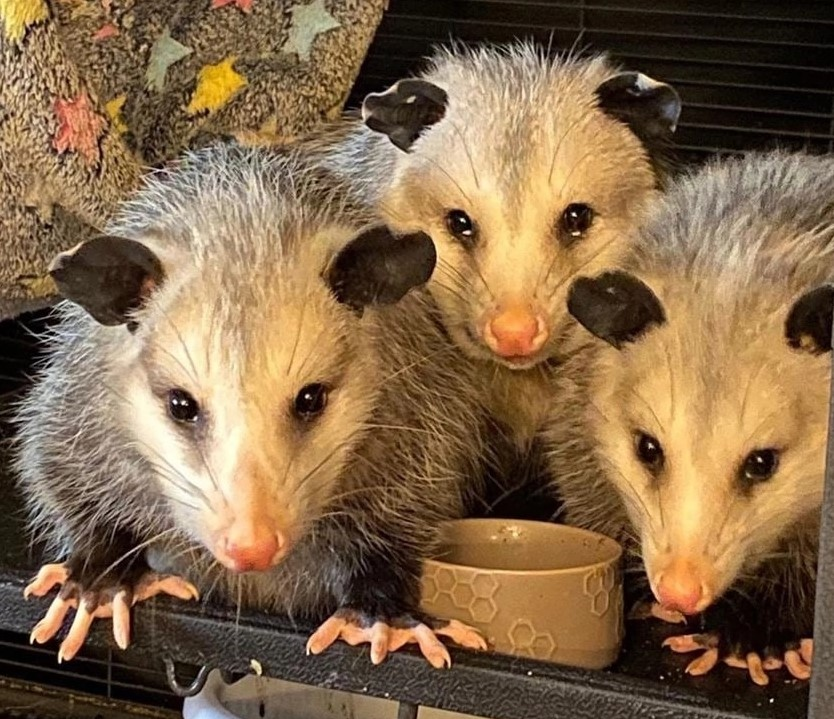
#> input picture LW3/image1.jpg, 834 x 719 px, given in place of the camera
$ python main.py
#> lines starting #> are read from the running program, lines starting #| are printed output that depends on the picture; after the words box and inside, x2 and y2 are one past the last pixel; in counts of white or black regions, pixels touching at a corner belong together
import cv2
import numpy as np

# Задание 1: Чтение изображения с камеры и конвертация в формат HSV
cap = cv2.VideoCapture(0)
while not cap.isOpened():
    pass

ret, frame = cap.read()
#> frame is the input picture: shape (719, 834, 3); mean B, G, R 74.2, 104.1, 131.3
hsv = cv2.cvtColor(frame, cv2.COLOR_BGR2HSV)
#> hsv: shape (719, 834, 3); mean H, S, V 17.3, 122.4, 131.3

# Задание 2: Фильтрация изображения и вывод результата
lower_red = np.array([0, 100, 100])
upper_red = np.array([10, 255, 255])
mask1 = cv2.inRange(hsv, lower_red, upper_red)
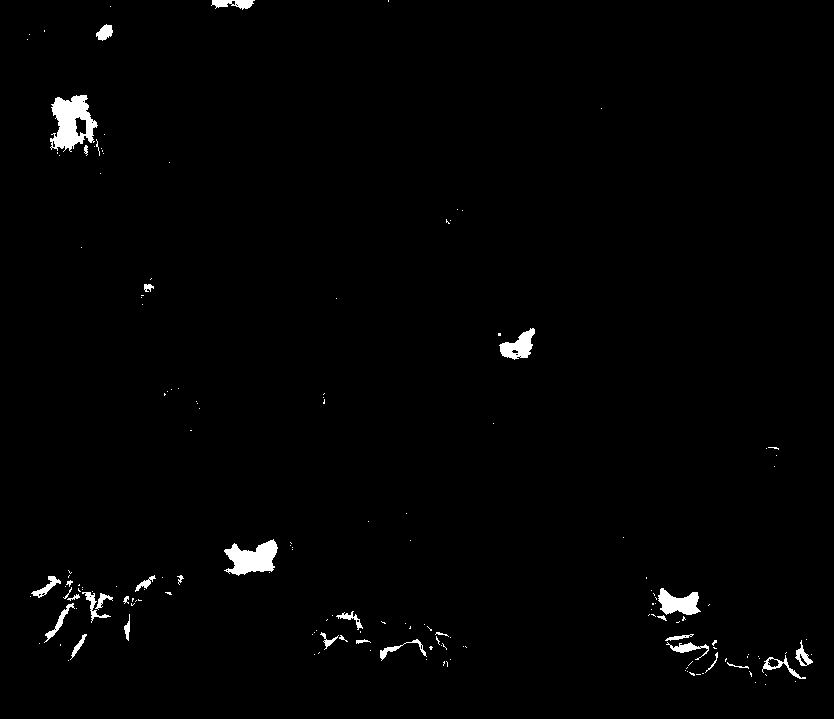
#> mask1: shape (719, 834); 1.3% white; 165 white regions (131 under 20 px), largest, box (x1, y1, x2, y2) and area: (50, 95, 98, 152) 1617, (224, 539, 278, 576) 1193, (658, 588, 701, 615) 717

lower_red = np.array([160, 100, 100])
upper_red = np.array([180, 255, 255])
mask2 = cv2.inRange(hsv, lower_red, upper_red)
#> mask2: shape (719, 834); every value is 0

# Объединение двух масок
final_mask = cv2.bitwise_or(mask1, mask2)
filtered_image = cv2.bitwise_and(frame, frame, mask=final_mask)

# Вывод фильтрованного изображения
cv2.imshow("Filtered Image", filtered_image)
cv2.waitKey(0)
cv2.destroyAllWindows()

# Задание 3: Морфологические преобразования
kernel = np.ones((5, 5), np.uint8)
opened_image = cv2.morphologyEx(final_mask, cv2.MORPH_OPEN, kernel)
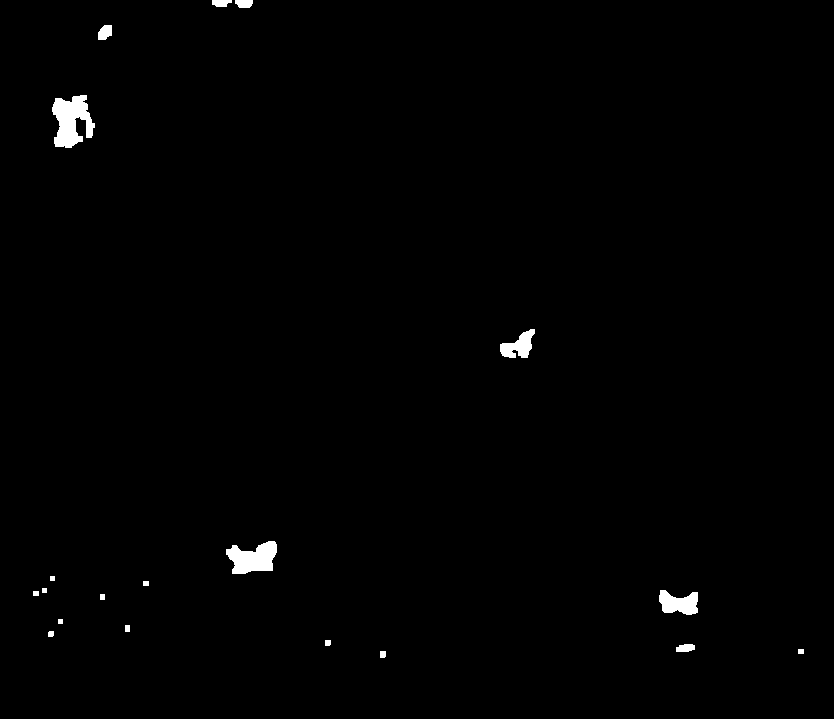
#> opened_image: shape (719, 834); 0.78% white; 19 white regions, largest, box (x1, y1, x2, y2) and area: (52, 95, 95, 148) 1447, (226, 541, 277, 574) 1128, (659, 590, 698, 615) 687
closed_image = cv2.morphologyEx(final_mask, cv2.MORPH_CLOSE, kernel)
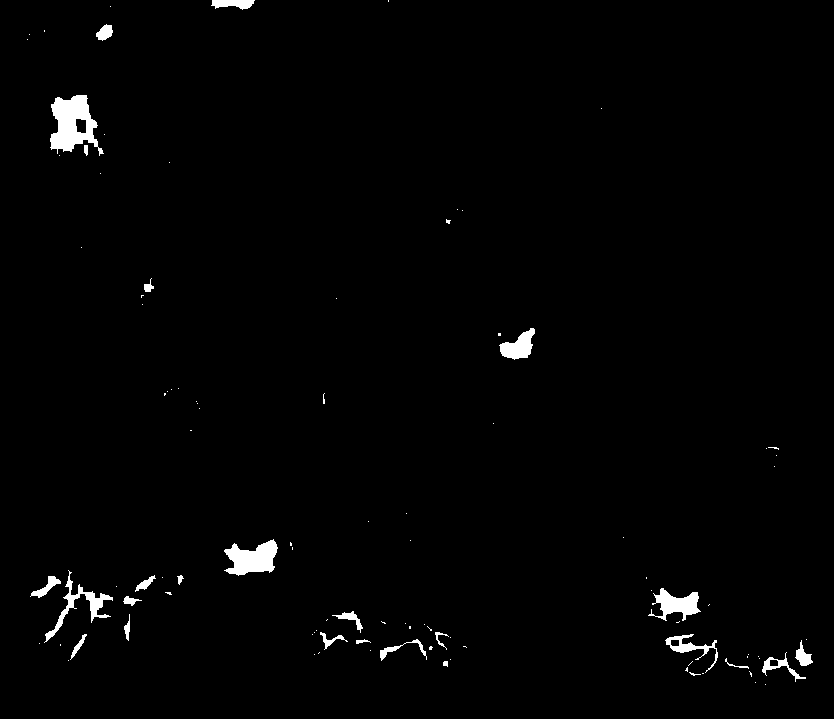
#> closed_image: shape (719, 834); 1.4% white; 101 white regions (76 under 20 px)

# Вывод результатов морфологических преобразований
cv2.imshow("Opened Image", opened_image)
cv2.imshow("Closed Image", closed_image)
cv2.waitKey(0)
cv2.destroyAllWindows()

# Задание 4: Нахождение моментов и площади объекта
contours, _ = cv2.findContours(closed_image, cv2.RETR_EXTERNAL, cv2.CHAIN_APPROX_SIMPLE)
#> contours = 101 contours, 78 with area under 20; largest, box (x1, y1, x2, y2) and area: (50, 95, 104, 156) 1826, (224, 539, 278, 576) 1142, (648, 588, 701, 621) 738, (44, 570, 113, 643) 636, (499, 328, 535, 360) 576

if contours:
    max_contour = max(contours, key=cv2.contourArea)
#> max_contour = contour of 111 points, box (x1, y1, x2, y2) (50, 95, 104, 156), area 1826
    moments = cv2.moments(max_contour)
#> moments = moments, m00 1826.5, centre m10/m00, m01/m00 = (72.38, 123.1)
    area = moments['m00']
#> area = 1826.5
    print(f"Площадь объекта: {area}")
#| Площадь объекта: 1826.5

    # Задание 5: Нахождение центра и построение прямоугольника
    if area > 0:
        cx = int(moments['m10'] / area)
#> cx = 72
        cy = int(moments['m01'] / area)
#> cy = 123

        # Построение черного прямоугольника вокруг объекта
        black_rect = np.zeros_like(frame)
        cv2.rectangle(black_rect, (cx - 50, cy - 50), (cx + 50, cy + 50), (0, 0, 0), 2)
#> black_rect: shape (719, 834, 3); every value is 0

        # Вывод видео с черным прямоугольником
        while True:
            ret, frame = cap.read()
            cv2.imshow("Black Rectangle Tracking", frame + black_rect)

            if cv2.waitKey(1) & 0xFF == ord('q'):
#> (key q is pressed here)
                break

        cap.release()
        cv2.destroyAllWindows()
else:
    print("Объект не найден.")
